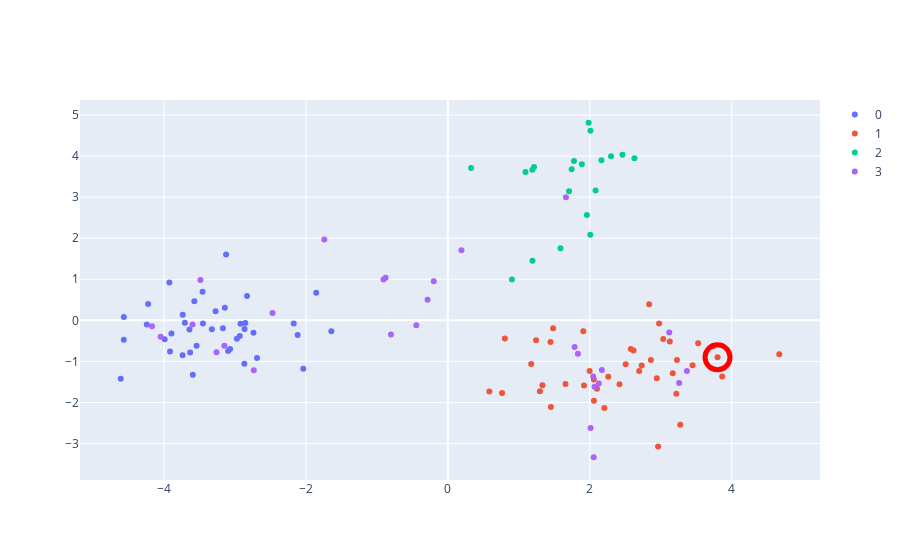

This figure's notebook cell:
### Markdown cell above
#### B. Coordinates at local window.

Dimensionality reduction of features surrounding missing call. Nfeatures=  wind_sizes.

Coordinates of observation with missing data indicated with red circle.

### Code cell
local_l= genotype[:,(nan_pos-int(wind_sizes/2)):(nan_pos+int(wind_sizes/2))]
coords= {z:[x for x in range(len(label_vector)) if label_vector[x] == z] for z in list(set(label_vector))}

pca2 = PCA(n_components=ncomps, whiten=False,svd_solver='randomized')
featl= pca2.fit_transform(local_l)

figwl= [go.Scatter(
    x= featl[coords[i],0],
    y= featl[coords[i],1],
    mode= 'markers',
    name= str(i)
) for i in coords.keys()]

figwl.append(go.Scatter(
    mode='markers',
    x=[featl[nan_acc,0]],
    y=[featl[nan_acc,1]],
    marker=dict(
        color='rgba(135, 206, 250, 0)',
        size=25,
        opacity= 1,
        line=dict(
            color='red',
            width=5
        )
    ),
    showlegend=False
))

layout= go.Layout()

Figure_wl= go.Figure(data= figwl, layout= layout)

iplot(Figure_wl)

### Figure 1 — Plotly figure (JSON) as saved in the notebook; plotly's stock layout.template omitted (floating-point values rounded to 4 significant figures)
{"data": [{"mode": "markers", "name": "0", "type": "scatter", "x": [-3.097, -3.594, -2.831, -2.974, -3.706, -3.924, -2.855, -3.642, -3.143, -2.69, -2.038, -4.567, -3.738, -3.737, -3.125, -2.868, -3.327, -2.933, -3.451, -4.243, -3.17, -4.224, -4.61, -2.172, -3.632, -3.457, -2.739, -3.069, -3.542, -2.117, -2.922, -1.856, -2.865, -1.642, -4.567, -3.274, -3.991, -3.573, -3.916, -3.896], "y": [-0.7498, -1.329, 0.5922, -0.4487, -0.05707, 0.9236, -0.06555, -0.2221, 0.304, -0.9157, -1.18, 0.08098, -0.8497, 0.1332, 1.604, -1.06, -0.2195, -0.3828, -0.07531, -0.09932, -0.1907, 0.3953, -1.422, -0.07638, -0.781, 0.6933, -0.3003, -0.6991, -0.6195, -0.3582, -0.08526, 0.673, -0.2113, -0.2689, -0.4707, 0.2191, -0.4608, 0.4677, -0.7611, -0.3179]}, {"mode": "markers", "name": "1", "type": "scatter", "x": [2.963, 1.243, 2.944, 3.738, 2.101, 3.275, 1.483, 3.128, 3.8, 4.67, 0.7634, 2.261, 0.5848, 2.977, 3.228, 3.527, 3.219, 2.578, 1.452, 2.059, 3.035, 2.205, 1.333, 0.8026, 3.169, 2.732, 2.418, 2.836, 1.908, 1.297, 1.998, 2.057, 1.658, 2.696, 1.919, 2.861, 3.448, 1.446, 2.506, 3.866, 1.174, 2.616], "y": [-3.073, -0.4857, -1.412, -0.6296, -1.67, -2.546, -0.1925, -0.5134, -0.9002, -0.8272, -1.769, -1.375, -1.737, -0.07445, -0.9686, -0.5613, -1.79, -0.6989, -2.109, -1.962, -0.4555, -2.137, -1.584, -0.4445, -1.292, -1.102, -1.556, 0.3946, -0.2631, -1.729, -1.237, -1.44, -1.551, -1.237, -1.585, -0.9661, -1.097, -0.5308, -1.068, -1.369, -1.061, -0.7364]}, {"mode": "markers", "name": "2", "type": "scatter", "x": [0.903, 1.191, 0.3276, 2.164, 1.192, 1.959, 1.983, 1.093, 2.007, 1.888, 1.587, 1.745, 2.082, 1.214, 2.009, 2.299, 1.708, 2.629, 2.461, 1.777], "y": [0.9933, 3.669, 3.711, 3.899, 1.453, 2.569, 4.813, 3.614, 2.085, 3.802, 1.754, 3.679, 3.164, 3.733, 4.618, 3.996, 3.143, 3.946, 4.035, 3.884]}, {"mode": "markers", "name": "3", "type": "scatter", "x": [-0.8017, -0.1989, -3.487, -0.2863, -4.048, -1.742, 2.068, -0.8783, -0.907, 3.369, -3.26, -2.735, 2.055, 2.17, 3.259, 2.011, -3.15, 1.833, 0.1913, -0.4445, 1.664, 2.047, -3.598, -4.17, 1.787, -2.471, 2.127, 3.119], "y": [-0.3435, 0.9517, 0.9846, 0.5022, -0.3998, 1.967, -1.619, 1.035, 0.9923, -1.237, -0.776, -1.219, -3.336, -1.207, -1.529, -2.62, -0.6215, -0.8145, 1.705, -0.1203, 2.997, -1.371, -0.09868, -0.1471, -0.6516, 0.1815, -1.537, -0.2972]}, {"marker": {"color": "rgba(135, 206, 250, 0)", "line": {"color": "red", "width": 5}, "opacity": 1, "size": 25}, "mode": "markers", "showlegend": false, "type": "scatter", "x": [3.8], "y": [-0.9002]}], "layout": {}}
